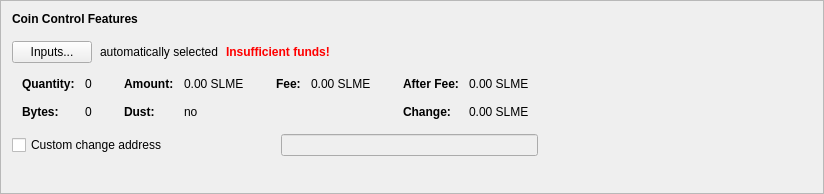
      <widget class="QFrame" name="frameCoinControl">
       <property name="sizePolicy">
        <sizepolicy hsizetype="Preferred" vsizetype="Fixed">
         <horstretch>0</horstretch>
         <verstretch>0</verstretch>
        </sizepolicy>
       </property>
       <property name="minimumSize">
        <size>
         <width>600</width>
         <height>194</height>
        </size>
       </property>
       <property name="frameShape">
        <enum>QFrame::StyledPanel</enum>
       </property>
       <property name="frameShadow">
        <enum>QFrame::Raised</enum>
       </property>
       <layout class="QVBoxLayout" name="verticalLayout_4">
        <item>
         <layout class="QVBoxLayout" name="verticalLayoutCoinControl" stretch="0,0,0,0,0">
          <property name="spacing">
           <number>0</number>
          </property>
          <property name="sizeConstraint">
           <enum>QLayout::SetDefaultConstraint</enum>
          </property>
          <property name="leftMargin">
           <number>0</number>
          </property>
          <property name="topMargin">
           <number>0</number>
          </property>
          <item>
           <layout class="QHBoxLayout" name="horizontalLayoutCoinControl1">
            <property name="bottomMargin">
             <number>15</number>
            </property>
            <item>
             <widget class="QLabel" name="labelCoinControlFeatures">
              <property name="sizePolicy">
               <sizepolicy hsizetype="Preferred" vsizetype="Maximum">
                <horstretch>0</horstretch>
                <verstretch>0</verstretch>
               </sizepolicy>
              </property>
              <property name="font">
               <font>
                <weight>75</weight>
                <bold>true</bold>
               </font>
              </property>
              <property name="styleSheet">
               <string notr="true">font-weight:bold;</string>
              </property>
              <property name="text">
               <string>Coin Control Features</string>
              </property>
             </widget>
            </item>
           </layout>
          </item>
          <item>
           <layout class="QHBoxLayout" name="horizontalLayoutCoinControl2" stretch="0,0,0,0">
            <property name="spacing">
             <number>8</number>
            </property>
            <property name="bottomMargin">
             <number>10</number>
            </property>
            <item>
             <widget class="QPushButton" name="pushButtonCoinControl">
              <property name="styleSheet">
               <string notr="true"/>
              </property>
              <property name="text">
               <string>Inputs...</string>
              </property>
              <property name="autoDefault">
               <bool>false</bool>
              </property>
             </widget>
            </item>
            <item>
             <widget class="QLabel" name="labelCoinControlAutomaticallySelected">
              <property name="text">
               <string>automatically selected</string>
              </property>
              <property name="margin">
               <number>5</number>
              </property>
             </widget>
            </item>
            <item>
             <widget class="QLabel" name="labelCoinControlInsuffFunds">
              <property name="font">
               <font>
                <weight>75</weight>
                <bold>true</bold>
               </font>
              </property>
              <property name="styleSheet">
               <string notr="true">color:red;font-weight:bold;</string>
              </property>
              <property name="text">
               <string>Insufficient funds!</string>
              </property>
              <property name="margin">
               <number>5</number>
              </property>
             </widget>
            </item>
            <item>
             <spacer name="horizontalSpacerCoinControl">
              <property name="orientation">
               <enum>Qt::Horizontal</enum>
              </property>
              <property name="sizeHint" stdset="0">
               <size>
                <width>40</width>
                <height>1</height>
               </size>
              </property>
             </spacer>
            </item>
           </layout>
          </item>
          <item>
           <widget class="QWidget" name="widgetCoinControl" native="true">
            <property name="sizePolicy">
             <sizepolicy hsizetype="Preferred" vsizetype="Preferred">
              <horstretch>0</horstretch>
              <verstretch>0</verstretch>
             </sizepolicy>
            </property>
            <property name="minimumSize">
             <size>
              <width>0</width>
              <height>0</height>
             </size>
            </property>
            <property name="styleSheet">
             <string notr="true"/>
            </property>
            <layout class="QHBoxLayout" name="horizontalLayoutCoinControl5">
             <property name="leftMargin">
              <number>0</number>
             </property>
             <property name="topMargin">
              <number>0</number>
             </property>
             <property name="rightMargin">
              <number>0</number>
             </property>
             <property name="bottomMargin">
              <number>0</number>
             </property>
             <item>
              <layout class="QHBoxLayout" name="horizontalLayoutCoinControl3" stretch="0,0,0,1">
               <property name="spacing">
                <number>20</number>
               </property>
               <property name="topMargin">
                <number>0</number>
               </property>
               <property name="bottomMargin">
                <number>10</number>
               </property>
               <item>
                <layout class="QFormLayout" name="formLayoutCoinControl1">
                 <property name="horizontalSpacing">
                  <number>10</number>
                 </property>
                 <property name="verticalSpacing">
                  <number>14</number>
                 </property>
                 <property name="leftMargin">
                  <number>10</number>
                 </property>
                 <property name="topMargin">
                  <number>4</number>
                 </property>
                 <property name="rightMargin">
                  <number>6</number>
                 </property>
                 <item row="0" column="0">
                  <widget class="QLabel" name="labelCoinControlQuantityText">
                   <property name="font">
                    <font>
                     <weight>75</weight>
                     <bold>true</bold>
                    </font>
                   </property>
                   <property name="text">
                    <string>Quantity:</string>
                   </property>
                   <property name="margin">
                    <number>0</number>
                   </property>
                  </widget>
                 </item>
                 <item row="0" column="1">
                  <widget class="QLabel" name="labelCoinControlQuantity">
                   <property name="cursor">
                    <cursorShape>IBeamCursor</cursorShape>
                   </property>
                   <property name="contextMenuPolicy">
                    <enum>Qt::ActionsContextMenu</enum>
                   </property>
                   <property name="text">
                    <string notr="true">0</string>
                   </property>
                   <property name="margin">
                    <number>0</number>
                   </property>
                   <property name="textInteractionFlags">
                    <set>Qt::LinksAccessibleByMouse|Qt::TextSelectableByKeyboard|Qt::TextSelectableByMouse</set>
                   </property>
                  </widget>
                 </item>
                 <item row="1" column="0">
                  <widget class="QLabel" name="labelCoinControlBytesText">
                   <property name="font">
                    <font>
                     <weight>75</weight>
                     <bold>true</bold>
                    </font>
                   </property>
                   <property name="text">
                    <string>Bytes:</string>
                   </property>
                  </widget>
                 </item>
                 <item row="1" column="1">
                  <widget class="QLabel" name="labelCoinControlBytes">
                   <property name="cursor">
                    <cursorShape>IBeamCursor</cursorShape>
                   </property>
                   <property name="contextMenuPolicy">
                    <enum>Qt::ActionsContextMenu</enum>
                   </property>
                   <property name="text">
                    <string notr="true">0</string>
                   </property>
                   <property name="textInteractionFlags">
                    <set>Qt::LinksAccessibleByMouse|Qt::TextSelectableByKeyboard|Qt::TextSelectableByMouse</set>
                   </property>
                  </widget>
                 </item>
                </layout>
               </item>
               <item>
                <layout class="QFormLayout" name="formLayoutCoinControl2">
                 <property name="horizontalSpacing">
                  <number>10</number>
                 </property>
                 <property name="verticalSpacing">
                  <number>14</number>
                 </property>
                 <property name="leftMargin">
                  <number>6</number>
                 </property>
                 <property name="topMargin">
                  <number>4</number>
                 </property>
                 <property name="rightMargin">
                  <number>6</number>
                 </property>
                 <item row="0" column="0">
                  <widget class="QLabel" name="labelCoinControlAmountText">
                   <property name="font">
                    <font>
                     <weight>75</weight>
                     <bold>true</bold>
                    </font>
                   </property>
                   <property name="text">
                    <string>Amount:</string>
                   </property>
                   <property name="margin">
                    <number>0</number>
                   </property>
                  </widget>
                 </item>
                 <item row="0" column="1">
                  <widget class="QLabel" name="labelCoinControlAmount">
                   <property name="cursor">
                    <cursorShape>IBeamCursor</cursorShape>
                   </property>
                   <property name="contextMenuPolicy">
                    <enum>Qt::ActionsContextMenu</enum>
                   </property>
                   <property name="text">
                    <string notr="true">0.00 SLME</string>
                   </property>
                   <property name="textInteractionFlags">
                    <set>Qt::LinksAccessibleByMouse|Qt::TextSelectableByKeyboard|Qt::TextSelectableByMouse</set>
                   </property>
                  </widget>
                 </item>
                 <item row="1" column="0">
                  <widget class="QLabel" name="labelCoinControlLowOutputText">
                   <property name="font">
                    <font>
                     <weight>75</weight>
                     <bold>true</bold>
                    </font>
                   </property>
                   <property name="text">
                    <string>Dust:</string>
                   </property>
                  </widget>
                 </item>
                 <item row="1" column="1">
                  <widget class="QLabel" name="labelCoinControlLowOutput">
                   <property name="cursor">
                    <cursorShape>IBeamCursor</cursorShape>
                   </property>
                   <property name="contextMenuPolicy">
                    <enum>Qt::ActionsContextMenu</enum>
                   </property>
                   <property name="text">
                    <string notr="true">no</string>
                   </property>
                   <property name="textInteractionFlags">
                    <set>Qt::LinksAccessibleByMouse|Qt::TextSelectableByKeyboard|Qt::TextSelectableByMouse</set>
                   </property>
                  </widget>
                 </item>
                </layout>
               </item>
               <item>
                <layout class="QFormLayout" name="formLayoutCoinControl3">
                 <property name="horizontalSpacing">
                  <number>10</number>
                 </property>
                 <property name="verticalSpacing">
                  <number>14</number>
                 </property>
                 <property name="leftMargin">
                  <number>6</number>
                 </property>
                 <property name="topMargin">
                  <number>4</number>
                 </property>
                 <property name="rightMargin">
                  <number>6</number>
                 </property>
                 <item row="0" column="0">
                  <widget class="QLabel" name="labelCoinControlFeeText">
                   <property name="font">
                    <font>
                     <weight>75</weight>
                     <bold>true</bold>
                    </font>
                   </property>
                   <property name="text">
                    <string>Fee:</string>
                   </property>
                   <property name="margin">
                    <number>0</number>
                   </property>
                  </widget>
                 </item>
                 <item row="0" column="1">
                  <widget class="QLabel" name="labelCoinControlFee">
                   <property name="cursor">
                    <cursorShape>IBeamCursor</cursorShape>
                   </property>
                   <property name="contextMenuPolicy">
                    <enum>Qt::ActionsContextMenu</enum>
                   </property>
                   <property name="text">
                    <string notr="true">0.00 SLME</string>
                   </property>
                   <property name="textInteractionFlags">
                    <set>Qt::LinksAccessibleByMouse|Qt::TextSelectableByKeyboard|Qt::TextSelectableByMouse</set>
                   </property>
                  </widget>
                 </item>
                </layout>
               </item>
               <item>
                <layout class="QFormLayout" name="formLayoutCoinControl4">
                 <property name="horizontalSpacing">
                  <number>10</number>
                 </property>
                 <property name="verticalSpacing">
                  <number>14</number>
                 </property>
                 <property name="leftMargin">
                  <number>6</number>
                 </property>
                 <property name="topMargin">
                  <number>4</number>
                 </property>
                 <property name="rightMargin">
                  <number>6</number>
                 </property>
                 <item row="0" column="0">
                  <widget class="QLabel" name="labelCoinControlAfterFeeText">
                   <property name="font">
                    <font>
                     <weight>75</weight>
                     <bold>true</bold>
                    </font>
                   </property>
                   <property name="text">
                    <string>After Fee:</string>
                   </property>
                   <property name="margin">
                    <number>0</number>
                   </property>
                  </widget>
                 </item>
                 <item row="0" column="1">
                  <widget class="QLabel" name="labelCoinControlAfterFee">
                   <property name="cursor">
                    <cursorShape>IBeamCursor</cursorShape>
                   </property>
                   <property name="contextMenuPolicy">
                    <enum>Qt::ActionsContextMenu</enum>
                   </property>
                   <property name="text">
                    <string notr="true">0.00 SLME</string>
                   </property>
                   <property name="textInteractionFlags">
                    <set>Qt::LinksAccessibleByMouse|Qt::TextSelectableByKeyboard|Qt::TextSelectableByMouse</set>
                   </property>
                  </widget>
                 </item>
                 <item row="1" column="0">
                  <widget class="QLabel" name="labelCoinControlChangeText">
                   <property name="font">
                    <font>
                     <weight>75</weight>
                     <bold>true</bold>
                    </font>
                   </property>
                   <property name="text">
                    <string>Change:</string>
                   </property>
                  </widget>
                 </item>
                 <item row="1" column="1">
                  <widget class="QLabel" name="labelCoinControlChange">
                   <property name="cursor">
                    <cursorShape>IBeamCursor</cursorShape>
                   </property>
                   <property name="contextMenuPolicy">
                    <enum>Qt::ActionsContextMenu</enum>
                   </property>
                   <property name="text">
                    <string notr="true">0.00 SLME</string>
                   </property>
                   <property name="textInteractionFlags">
                    <set>Qt::LinksAccessibleByMouse|Qt::TextSelectableByKeyboard|Qt::TextSelectableByMouse</set>
                   </property>
                  </widget>
                 </item>
                </layout>
               </item>
              </layout>
             </item>
            </layout>
           </widget>
          </item>
          <item>
           <layout class="QHBoxLayout" name="horizontalLayoutCoinControl4" stretch="0,0,0">
            <property name="spacing">
             <number>12</number>
            </property>
            <property name="sizeConstraint">
             <enum>QLayout::SetDefaultConstraint</enum>
            </property>
            <property name="topMargin">
             <number>5</number>
            </property>
            <property name="rightMargin">
             <number>5</number>
            </property>
            <item>
             <widget class="QCheckBox" name="checkBoxCoinControlChange">
              <property name="toolTip">
               <string>If this is activated, but the change address is empty or invalid, change will be sent to a newly generated address.</string>
              </property>
              <property name="text">
               <string>Custom change address</string>
              </property>
             </widget>
            </item>
            <item>
             <widget class="QValidatedLineEdit" name="lineEditCoinControlChange">
              <property name="enabled">
               <bool>false</bool>
              </property>
              <property name="sizePolicy">
               <sizepolicy hsizetype="Ignored" vsizetype="Fixed">
                <horstretch>0</horstretch>
                <verstretch>0</verstretch>
               </sizepolicy>
              </property>
             </widget>
            </item>
            <item>
             <widget class="QLabel" name="labelCoinControlChangeLabel">
              <property name="sizePolicy">
               <sizepolicy hsizetype="Preferred" vsizetype="Expanding">
                <horstretch>0</horstretch>
                <verstretch>0</verstretch>
               </sizepolicy>
              </property>
              <property name="minimumSize">
               <size>
                <width>0</width>
                <height>0</height>
               </size>
              </property>
              <property name="text">
               <string/>
              </property>
              <property name="margin">
               <number>3</number>
              </property>
             </widget>
            </item>
           </layout>
          </item>
          <item>
           <spacer name="verticalSpacerCoinControl">
            <property name="orientation">
             <enum>Qt::Vertical</enum>
            </property>
            <property name="sizeType">
             <enum>QSizePolicy::Expanding</enum>
            </property>
            <property name="sizeHint" stdset="0">
             <size>
              <width>800</width>
              <height>1</height>
             </size>
            </property>
           </spacer>
          </item>
         </layout>
        </item>
       </layout>
      </widget>
